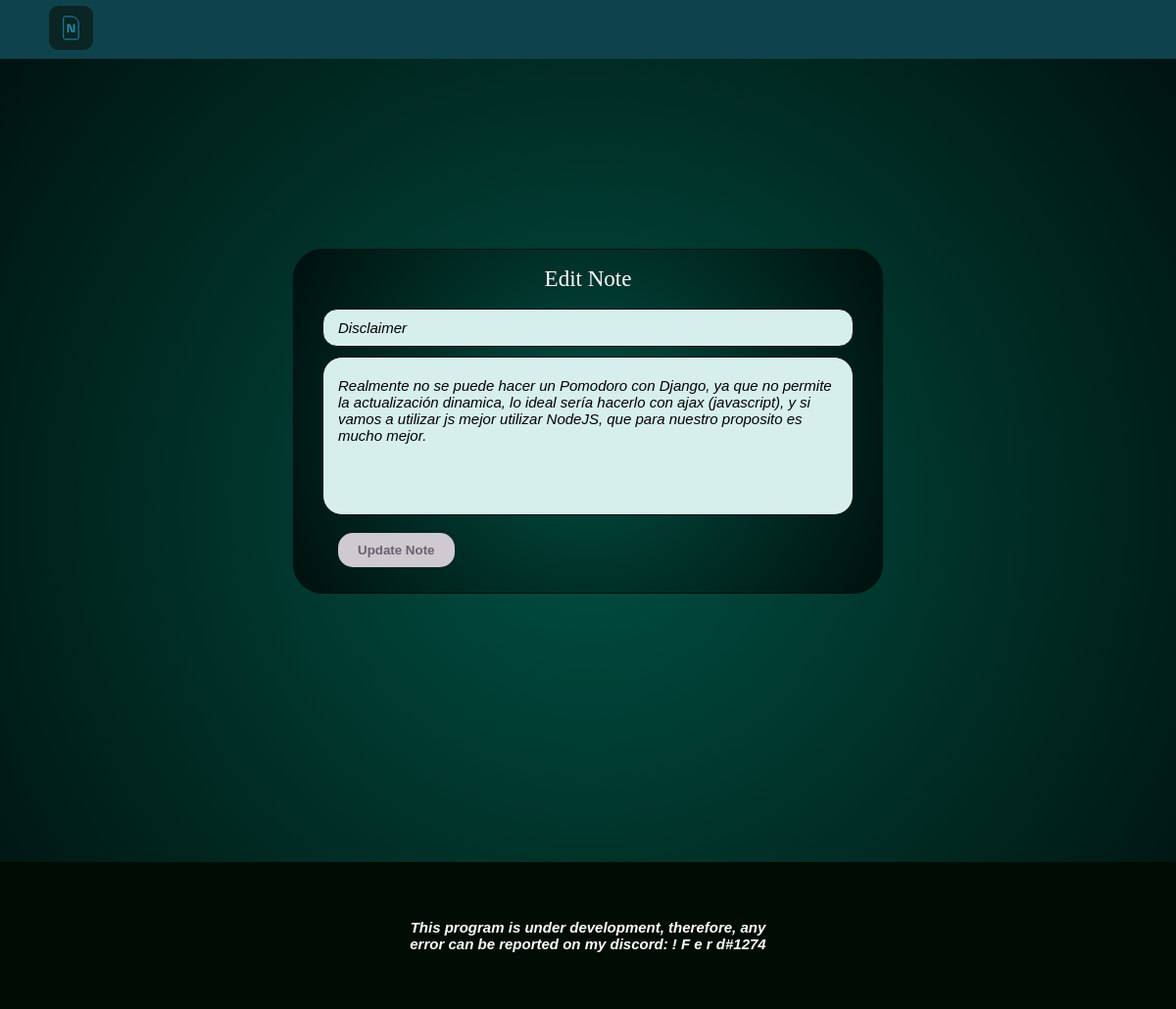
The page /notes/edit/86/ on the database its author committed.
### Notes/models.py (models this page shows)
class Note(models.Model):
    note_Title = models.CharField('Title Note', max_length = 200)
    note_description = models.TextField('Content Note', max_length = 255)
    finished_note = models.BooleanField('Finished Task')
    user_creator = models.CharField('User Create Note', max_length = 150, blank = True)

### Notes/views.py (the view)
# urls.py: path('notes/edit/<int:id>/', edit_task, name = 'edit_task'),
def edit_task(request, id):
    dict_edit = {}
    title_field_get = Note.objects.filter(id = id).get().note_Title
    description_field_get = Note.objects.filter(id = id).get().note_description
    dict_edit['title_field'] = title_field_get
    dict_edit['description_field'] = description_field_get
    dict_edit['id'] = id
    print(dict_edit)
    return render(request, 'edit.html', dict_edit)

### Notes/Templates/edit.html (shortened to what this page needs)
{% load static %}
<!DOCTYPE html>
<html lang="en">
<head>
    <link rel="stylesheet" href="{% static 'css/edit.css' %}">
</head>
<body>
    <div class = 'title_div'>
        <a href={% url 'homeget' %}><img src={% static 'imgs/NotesTool Icon.svg' %} alt="NotesTool Icon" class='icon'></a>
    </div>
<header>
    <div class="vertical_div">
        <div class="new_note_div">
            <div class="new_note_title_div">
                <h2 class="sub_title">Edit Note</h2>
            </div>
            <div class="new_note_input_div">
                <form action="/notes/redit/{{id}}/" method="post" class = form_div>
                    <input type="text" maxlength=150 name="title_field" id="title_input" placeholder="Type a title Note..." class = 'title_input' value = '{{title_field}}' required>
                    <textarea type="text" name="description_field" id="description_input" placeholder="Type a description Note..." class="description_input">{{description_field}}</textarea>
                    <div class="button_new_task_div">
                        <input type="submit" value="Update Note" class="send_button">
                    </div>
                </form>
            </div>
        </div>
    </div>
</header>
<footer>
    <p>This program is under development, therefore, any error can be reported on my discord: ! F e r d#1274</p>
</footer>
</body>
</html>

### Notes/Static/css/edit.css (style rules this page uses)
* { margin: 0; padding: 0; }
body { display: flex; flex-direction: row; justify-content: center; flex-wrap: wrap; align-items: flex-start; align-content: flex-start; background: rgb(0,80,67); background: -moz-radial-gradient(circle, rgba(0,80,67,1) 0%, rgb(0, 16, 13) 100%); background: -webkit-radial-gradient(circle, rgba(0,80,67,1) 0%, rgb(0, 16, 13) 100%); background: radial-gradient(circle, rgba(0,80,67,1) 0%, rgb(0, 16, 13) 100%); filter: progid:DXImageTransform.Microsoft.gradient(startColorstr="#005043",endColorstr="#001c17",GradientType=1); }
header { display: flex; margin-top: 20px; width: 90%; justify-content: center; flex-direction: row; flex-wrap: nowrap; align-items: flex-start; height: 700px; }
.icon { width: 45px; cursor: pointer; user-select: none; margin-left: 50px; }
.sub_title { font-family: 'FuturaCndObl-Bo Regular'; src: url('../fonts/FuturaCndObl-Bo Regular.ttf') format(truetype); color: white; font-size: 23px; font-weight: 5; }
.title_div { background: rgb(14, 67, 77); display: flex; width: 100%; height: 60px; justify-content: flex-start; align-content: center; align-items: center; flex-direction: row; user-select: none; }
.vertical_div { display: flex; flex-direction: column; align-content: center; justify-content: flex-start; align-items: center; }
.new_note_div { width: 600px; height: 350px; border-radius: 30px; background: rgb(0,80,67); background: -moz-radial-gradient(circle, rgba(0,80,67,1) 0%, rgb(0, 16, 13) 100%); background: -webkit-radial-gradient(circle, rgba(0,80,67,1) 0%, rgb(0, 16, 13) 100%); background: radial-gradient(circle, rgba(0,80,67,1) 0%, rgb(0, 16, 13) 100%); filter: progid:DXImageTransform.Microsoft.gradient(startColorstr="#005043",endColorstr="#001c17",GradientType=1); border: 1px rgb(0, 16, 13) solid; }
.new_note_title_div { height: 60px; display: flex; flex-direction: row; justify-content: center; align-items: center; align-content: center; user-select: none; }
.new_note_input_div { display: flex; flex-direction: column; align-content: center; justify-content: center; align-items: center; }
.form_div { display: flex; flex-direction: column; align-content: center; justify-content: center; align-items: center; width: 85%; }
.title_input, .description_input { width: 100%; border: none; background: #d6efed; font-family: Arial, Helvetica, sans-serif; font-style: italic; font-weight: 500; border: 1px rgb(0, 16, 13) solid; font-size: 15px; }
.title_input { padding: 10px 15px; border-radius: 15px; }
.description_input { margin-top: 10px; border-radius: 20px; height: 120px; padding: 20px 15px; resize: none; }
.button_new_task_div { width: 100%; height: 70px; display: flex; align-items: center; justify-content: flex-start; }
.send_button { padding: 10px 20px; cursor: pointer; font-weight: 800; border: none; border-radius: 15px; background: #cecad0; color: #6a616e; }
footer { display: flex; justify-content: center; align-items: center; background-color: #000c04; width: 100%; height: 150px; }
footer p { font-family: Arial, Helvetica, sans-serif; font-style: italic; font-weight: bold; color: white; }
@media screen and (max-width: 1285px) { header { display: flex; flex-direction: column; justify-content: center; flex-wrap: wrap; align-items: center; align-content: center; height: 700px; padding-bottom: 100px; } }
@media screen and (max-width: 1285px) { footer p { width: 400px; text-align: center; font-size: 15px; } }

### rows shown on the page
Note: title_field "Disclaimer", description_field "Realmente no se puede hacer un Pomodoro con Django, ya que no permite la actualización dinamica, lo ideal sería hacerlo con ajax (javascript), y si vamos a utilizar js mejor utilizar NodeJS, que para nuestro proposito es mucho mejor."
